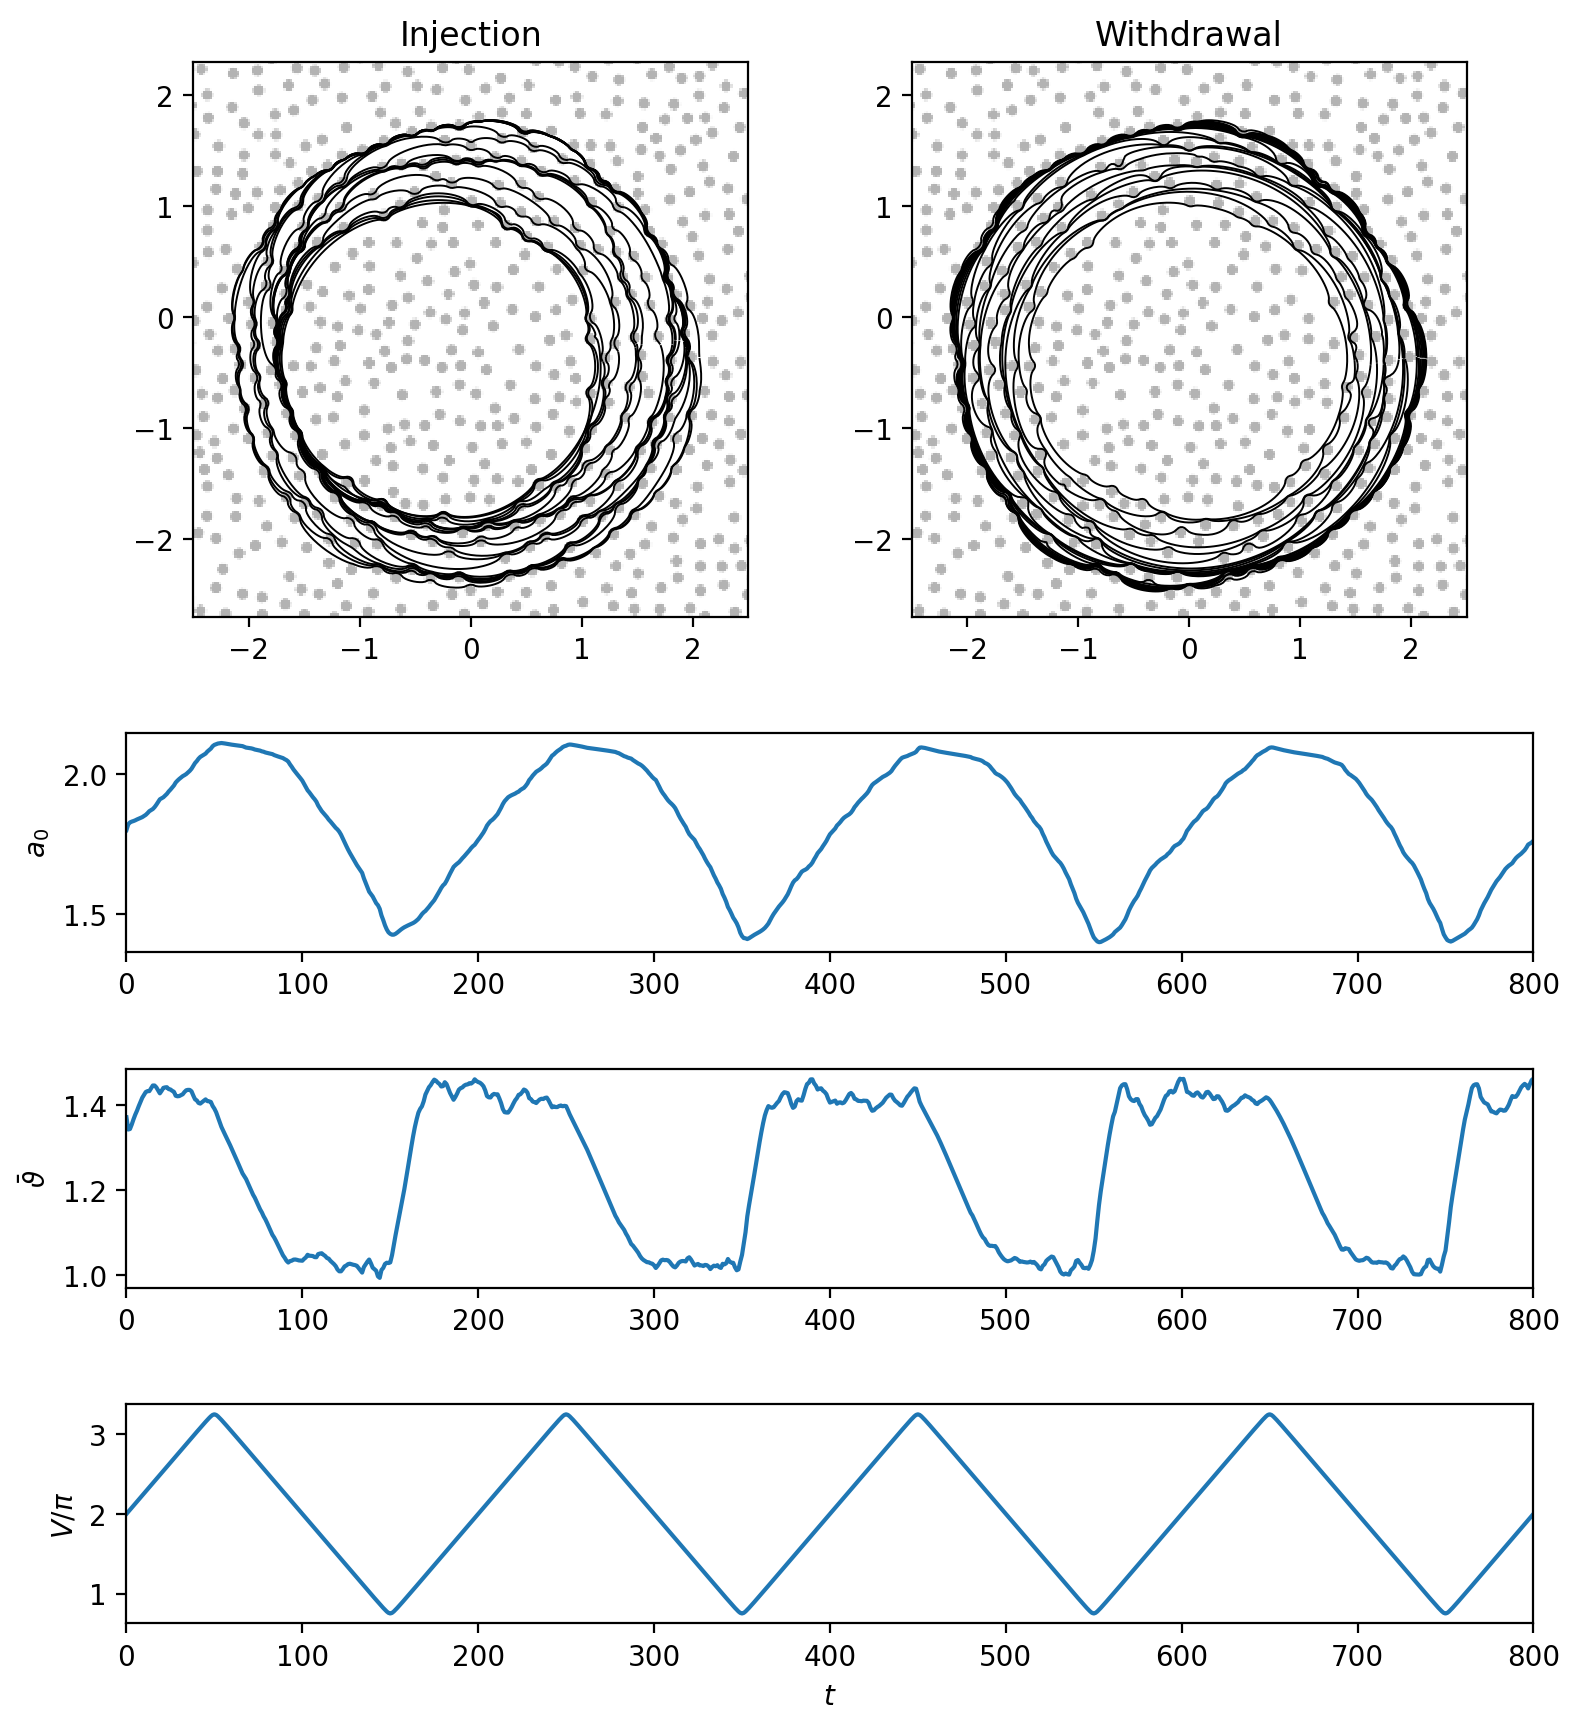

This chart was generated by the following Python code:
# -*- coding: utf-8 -*-
"""
Data generation for figure 07
"""
import sys
sys.path.append("../main/")
import os
from ODEdrop import *
from matplotlib.gridspec import GridSpec
from matplotlib.colors import LinearSegmentedColormap

# Colormap
cmap = LinearSegmentedColormap.from_list('custom greys', [(1,1,1),(0.7,0.7,0.7)], N=256)

# Volume variations
def V(t):
    return Vperiodic(t,p=200,Vamp=1.25*np.pi)

# Heterogeneity
def g(x,y):
    Rxy = np.sqrt((x-het_X)**2+(y-het_Y)**2)
    return 1.0 + np.sum(0.5*(np.tanh(200*Rxy + 10) - np.tanh(200*Rxy - 10)),axis=0)

het_data = loadmat("Figure07_het.mat")
het_X = het_data["Xd"]
het_Y = het_data["Yd"]

# Check if output data is there; otherwise compute solution
if not os.path.isfile('Figure07.npy'):
    # Solve the problem (takes some time)
    drop = ODEdrop(ic=1.8, n=512,t_end=800, V=V, flux=(0,0,1),het=g,method='RK45',bim=False)
    drop.solve()
    
    # Export data
    Tp = np.arange(drop.t_end+1)
    X,Y = drop.getcl(Tp)
    Xc, Yc, R = drop.getcl(Tp,coord='polar')
    
    with open('Figure07.npy', 'wb') as f:
        np.save(f, X)
        np.save(f, Y)
        np.save(f, Xc)
        np.save(f, Yc)
        np.save(f, R)   
else:
    with open('Figure07.npy', 'rb') as f:
        X = np.load(f)
        Y = np.load(f)
        __ = np.load(f)
        __ = np.load(f)
        Ro = np.load(f)


Tp=np.arange(350,455,5)
t = np.arange(801)
R = np.mean(Ro,axis=1)

# Shade surface profile
Npt = 400
xf,yf = np.meshgrid(np.linspace(-4,4,Npt),np.linspace(-4,4,Npt))
Gf = g(xf.flatten(),yf.flatten()).reshape(Npt,Npt)

# Plot layout
fig = plt.figure(figsize=(8,10),tight_layout=True)
gs = GridSpec(6,4, figure=fig)


# Plot profiles during Injection
ax = fig.add_subplot(gs[:2,:2],adjustable='box',aspect=1)
ax.pcolor(xf[0],yf[:,0],Gf,shading='auto',cmap=cmap)
ax.plot(X[Tp].T,Y[Tp].T,'k',lw=0.7)
ax.set_ylim([-2.7,2.3])
ax.set_xlim([-2.5,2.5])
ax.set_title('Injection')

# Plot profiles during Withdrawal
ax = fig.add_subplot(gs[:2,2:4],adjustable='box',aspect=1)
ax.pcolor(xf[0],yf[:,0],Gf,shading='auto',cmap=cmap)
ax.plot(X[Tp+100].T,Y[Tp+100].T,'k',lw=0.7)
ax.set_ylim([-2.7,2.3])
ax.set_xlim([-2.5,2.5])
ax.set_title('Withdrawal')

# Plot of mean radius
ax = fig.add_subplot(gs[2,:])
ax.plot(t,R)
ax.set_xlim((0,800))
ax.set_ylabel("$a_0$")

# Plot of mean apparent angle
ax = fig.add_subplot(gs[3,:])
Vo = V(t)[0]
theta = 4*Vo/(np.pi*R**3)
ax.plot(t,theta)
ax.set_ylabel(r"$\bar\vartheta$")
ax.set_xlim((0,800))

# PLot of V(t)
ax = fig.add_subplot(gs[4,:])
ax.plot(t,Vo/np.pi)
ax.set_xlim((0,800))
ax.set_xlabel(r"$t$")
ax.set_ylabel(r"$V/\pi$")

# Export
plt.savefig('Figure07.png', bbox_inches='tight', dpi=200)

